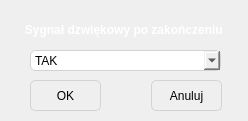
<?xml version="1.0" encoding="UTF-8"?>
<ui version="4.0">
 <class>SettingsDialog</class>
 <widget class="QDialog" name="SettingsDialog">
  <property name="geometry">
   <rect>
    <x>0</x>
    <y>0</y>
    <width>248</width>
    <height>121</height>
   </rect>
  </property>
  <property name="windowTitle">
   <string>Dialog</string>
  </property>
  <property name="styleSheet">
   <string notr="true">#SettingsDialog { background: &quot;gray&quot; }</string>
  </property>
  <widget class="QLabel" name="label">
   <property name="geometry">
    <rect>
     <x>0</x>
     <y>20</y>
     <width>251</width>
     <height>20</height>
    </rect>
   </property>
   <property name="font">
    <font>
     <family>Arial</family>
     <pointsize>9</pointsize>
     <weight>75</weight>
     <bold>true</bold>
    </font>
   </property>
   <property name="styleSheet">
    <string notr="true"/>
   </property>
   <property name="text">
    <string>&lt;html&gt;&lt;head/&gt;&lt;body&gt;&lt;p&gt;&lt;span style=&quot; font-size:9pt; color:#ffffff;&quot;&gt;Sygnał dzwiękowy po zakończeniu &lt;/span&gt;&lt;/p&gt;&lt;/body&gt;&lt;/html&gt;</string>
   </property>
   <property name="alignment">
    <set>Qt::AlignCenter</set>
   </property>
  </widget>
  <widget class="QComboBox" name="comboBox">
   <property name="geometry">
    <rect>
     <x>30</x>
     <y>50</y>
     <width>191</width>
     <height>21</height>
    </rect>
   </property>
   <property name="font">
    <font>
     <family>Arial</family>
     <pointsize>9</pointsize>
    </font>
   </property>
   <property name="styleSheet">
    <string notr="true">QComboBox {
color: &quot;gray&quot;;
border-radius: 5px;
border: 1px solid lightgray;
background: &quot;white&quot;;
}


QComboBox:hover {
background: &quot;lightgray&quot;;
color: &quot;white&quot;;
width: 300px;
}

QComboBox:pressed {
border: 1px solid &quot;gray&quot;;
background: #A9A9A9 ;
}


QComboBox::down-arrow{
 image: url(:/images/images/downArrow.png);
 height: 70px;
 width:  70px;
}

QComboBox::down-arrow:on{
top: 1px;
left: 1px;
}</string>
   </property>
   <item>
    <property name="text">
     <string>TAK</string>
    </property>
   </item>
   <item>
    <property name="text">
     <string>NIE</string>
    </property>
   </item>
  </widget>
  <widget class="QPushButton" name="okButton">
   <property name="geometry">
    <rect>
     <x>30</x>
     <y>80</y>
     <width>71</width>
     <height>31</height>
    </rect>
   </property>
   <property name="styleSheet">
    <string notr="true">QPushButton {
color: &quot;gray&quot;;
border-radius: 5px;
border: 1px solid lightgray;
background: &quot;white&quot;;
}

QPushButton:hover {
background: &quot;lightgray&quot;;
color: &quot;white&quot;;
width: 300px;
}

QPushButton:pressed {
border: 1px solid &quot;gray&quot;;
background: #A9A9A9 ;
}
</string>
   </property>
   <property name="text">
    <string>OK</string>
   </property>
  </widget>
  <widget class="QPushButton" name="cancelButton">
   <property name="geometry">
    <rect>
     <x>151</x>
     <y>80</y>
     <width>71</width>
     <height>31</height>
    </rect>
   </property>
   <property name="styleSheet">
    <string notr="true">QPushButton {
color: &quot;gray&quot;;
border-radius: 5px;
border: 1px solid lightgray;
background: &quot;white&quot;;
}

QPushButton:hover {
background: &quot;lightgray&quot;;
color: &quot;white&quot;;
width: 300px;
}

QPushButton:pressed {
border: 1px solid &quot;gray&quot;;
background: #A9A9A9 ;
}
</string>
   </property>
   <property name="text">
    <string>Anuluj</string>
   </property>
  </widget>
 </widget>
 <resources/>
 <connections/>
</ui>
